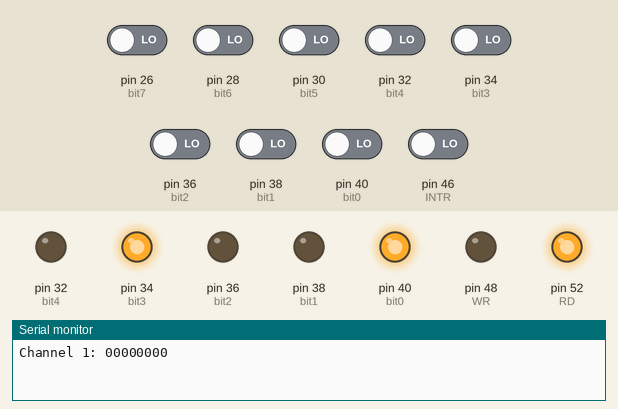
The sketch below on a simulated Arduino Mega 2560, built with avr-gcc and run on an emulated ATmega2560. Parts: output pins drawn as LEDs (lit = HIGH), the last lines printed to the serial monitor. Dashed ring = blinking. Inputs (shaded band) come from the test bench; at power-on: pin 26 (bit7), pin 28 (bit6), pin 30 (bit5), pin 32 (bit4), pin 34 (bit3), pin 36 (bit2), pin 38 (bit1), pin 40 (bit0), pin 46 (INTR) LOW. Pins used as bus, display or sensor lines are not drawn.

Above: at 1.75 s.
1.8 s: pin 46 (INTR) driven HIGH
At 2.2 s:
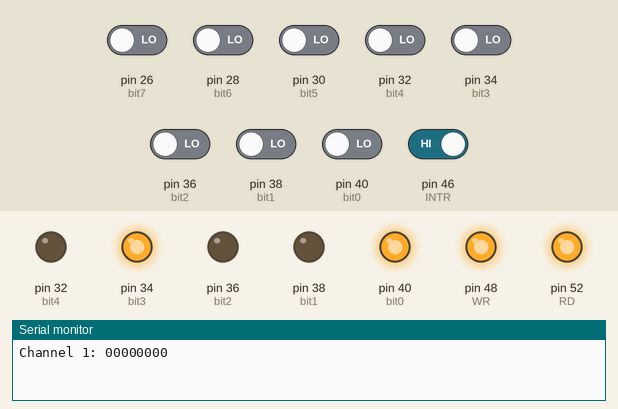
3.5 s: pin 46 (INTR) driven LOW
At 6.7 s:
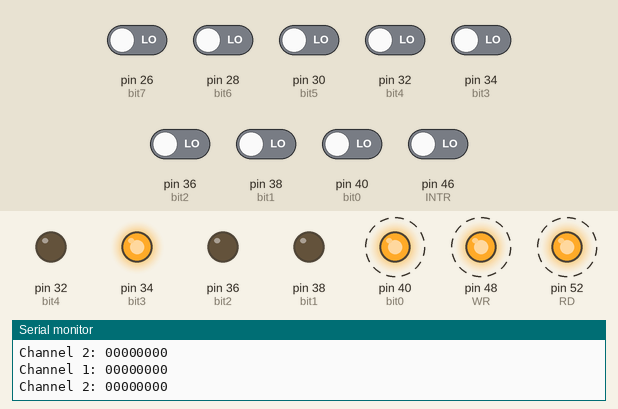
Timing chart, 0 to 14.0 s (numbered marks = the images above; inputs shaded):
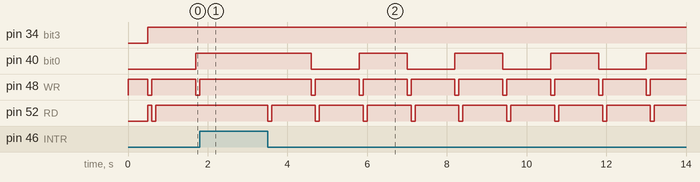

Measured:
- after the input at 1.8 s, pin 40 (bit0): stays HIGH (without the input it goes to LOW after 1.1 s); pin 48 (WR): goes on until 1.8 s, then stays HIGH; pin 52 (RD): stops changing and stays HIGH
- after the input at 3.5 s, pin 40 (bit0): alternates HIGH for 1.2 s and LOW for 1.2 s, starting after 1.1 s; pin 48 (WR): alternates HIGH for 1.1 s and LOW for 0.10 s, starting after 1.1 s; pin 52 (RD): alternates HIGH for 1.1 s and LOW for 0.10 s, starting at once

The sketch:

ADC_Controller2.ino
```cpp
/*
 * (c) Jude Teves
 *
 * Description: Program for controlling the ADC0848 Chip using Arduino Mega 2560.
 *
 * Status: tested.
 *
 * Details: capable of changing channels. Receives the 'correct' data from the
 * specified channel.
 *
 * Limitations/Constraints: Input voltage was 0V, 3V, and 5.5V.
 * Tested using 5V charger as power supply.
 *
 * Problems: When 3V was fed into any of the channels, the output data of both
 * channels become the same. If 0 is fed, 00h is the output for the specified
 * channel. If 5V, then FFh.
 *
 * Possible causes of error: power supply used or Vref input.
 *
 *
 * UPDATE!!
 * THIS IS NOW WORKING!
 *
 */

 int channel = 0;

 int INTR = 46;
 int WR = 48;
 int CS = 50;
 int RD = 52;

 int bit0 = 40;
 int bit1 = 38;
 int bit2 = 36;
 int bit3 = 34;
 int bit4 = 32;
 int bit5 = 30;
 int bit6 = 28;
 int bit7 = 26;

void setup() {
  // put your setup code here, to run once:
  Serial.begin(9600);

  // initialize mode for control pins
  pinMode(INTR, INPUT);
  pinMode(WR, OUTPUT);
  pinMode(RD, OUTPUT);
  pinMode(CS, OUTPUT);

  // initialize bit value for control pins
  digitalWrite(WR, HIGH);
  digitalWrite(CS, LOW);

  // initialize mode for bits 5-7
  pinMode(bit5, INPUT);
  pinMode(bit6, INPUT);
  pinMode(bit7, INPUT);

  delay(500);
}

void loop() {

  digitalWrite(CS,LOW);
  digitalWrite(RD,HIGH);
  //digitalWrite(WR, HIGH);

  // set bits 0-4 to output mode
  pinMode(bit0, OUTPUT);
  pinMode(bit1, OUTPUT);
  pinMode(bit2, OUTPUT);
  pinMode(bit3, OUTPUT);
  pinMode(bit4, OUTPUT);

  // Channel Selection (Multiplexer)
  selectChannel();

  digitalWrite(WR, LOW);
  delay(100);  //* make pulse wide enough
  digitalWrite(WR, HIGH); // rising edge to trigger start of conversion
  digitalWrite(CS,HIGH); //* de-select

  // Conversion...
  while(digitalRead(INTR)){
    delay(100);
    //Serial.println("INTR=HIGH -> data not ready yet");
  }; // conversion is complete when INTR is LOW.

  digitalWrite(CS,LOW);
  //digitalWrite(WR,HIGH);
  digitalWrite(RD,LOW); // output on data bus.

// set bits 0-4 to input mode
  pinMode(bit0, INPUT);
  pinMode(bit1, INPUT);
  pinMode(bit2, INPUT);
  pinMode(bit3, INPUT);
  pinMode(bit4, INPUT);

  delay(100); //* recommended?
  digitalWrite(RD, HIGH); //* read data

  digitalWrite(CS, HIGH);

  displayData();

  // switch channel
  channel = (channel+1)%2;

  delay(1000);
}

void selectChannel() {
  // first channel
  if(channel==0) {
    digitalWrite(bit0, LOW);
    digitalWrite(bit1, LOW);
    digitalWrite(bit2, LOW);
    digitalWrite(bit3, HIGH);
    digitalWrite(bit4, LOW);
  }
  // second channel
  else {
    digitalWrite(bit0, HIGH);
    digitalWrite(bit1, LOW);
    digitalWrite(bit2, LOW);
    digitalWrite(bit3, HIGH);
    digitalWrite(bit4, LOW);
  }
  return;
}

void displayData() {
  if(channel==0)
    Serial.print("Channel 1: ");
  else
    Serial.print("Channel 2: ");

  Serial.print(digitalRead(bit7));
  Serial.print(digitalRead(bit6));
  Serial.print(digitalRead(bit5));
  Serial.print(digitalRead(bit4));
  Serial.print(digitalRead(bit3));
  Serial.print(digitalRead(bit2));
  Serial.print(digitalRead(bit1));
  Serial.println(digitalRead(bit0));

  return;
}
```
